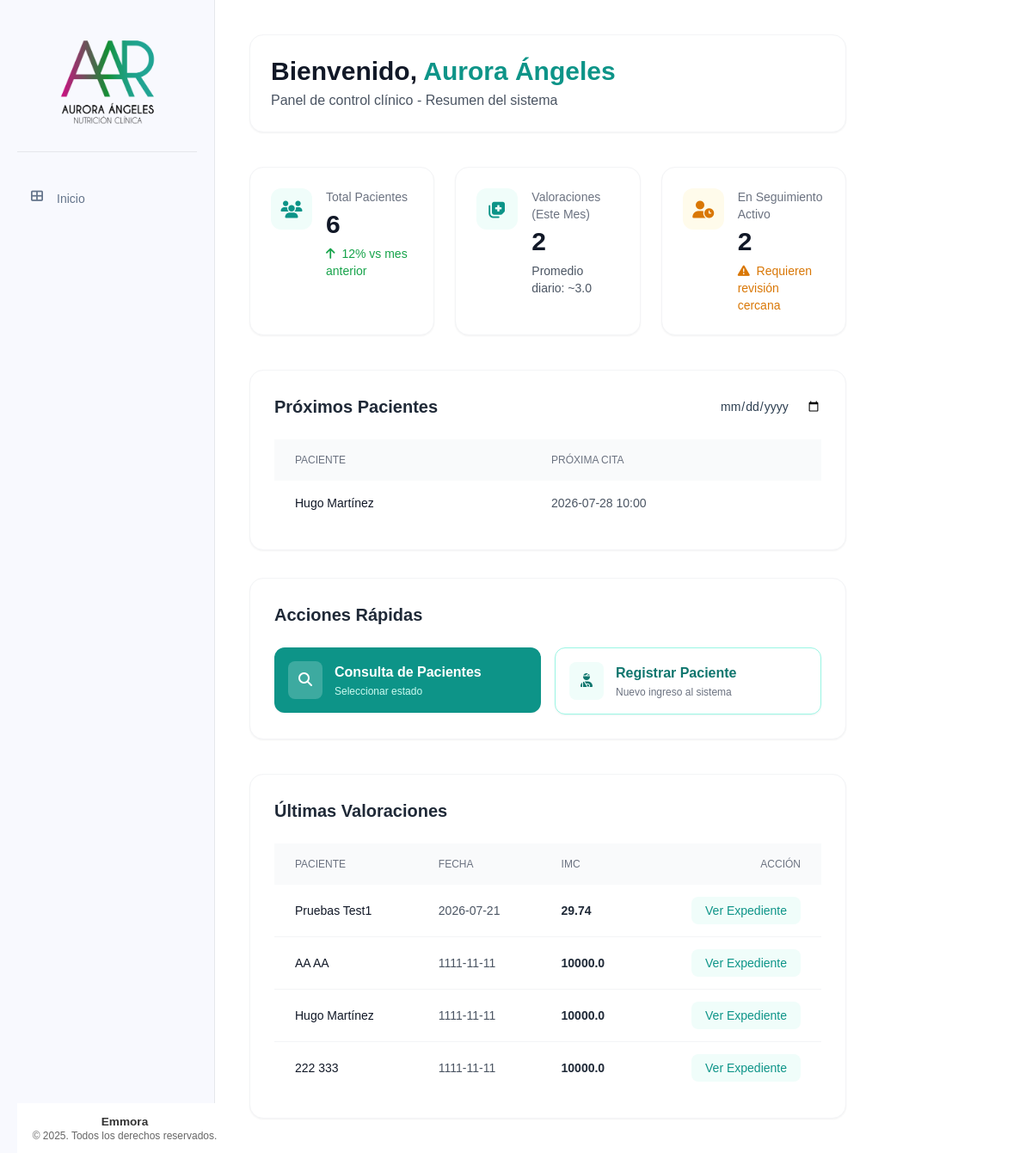
The page / on the database its author committed.
### tables this page shows
CREATE TABLE pacientes (
    id INTEGER PRIMARY KEY AUTOINCREMENT,
    nombre TEXT NOT NULL,
    apellido_paterno TEXT NOT NULL,
    apellido_materno TEXT NOT NULL,
    fecha_nacimiento DATE NOT NULL,
    telefono TEXT NOT NULL,
    correo TEXT UNIQUE NOT NULL,
    ciudad TEXT NOT NULL,
    fecha_registro TIMESTAMP DEFAULT CURRENT_TIMESTAMP,
    status TEXT NOT NULL DEFAULT 'activo' CHECK (status IN ('activo', 'inactivo'))
);

CREATE TABLE valoracion_antropometrica (
    id INTEGER PRIMARY KEY AUTOINCREMENT,
    paciente_id INTEGER NOT NULL,
    numero_cita INTEGER NOT NULL,
    fecha DATE NOT NULL,
    estatura FLOAT NOT NULL,
    peso FLOAT NOT NULL,
    imc FLOAT NOT NULL,
    grasa FLOAT NOT NULL,
    cintura FLOAT NOT NULL,
    torax FLOAT NOT NULL,
    brazo FLOAT NOT NULL,
    cadera FLOAT NOT NULL,
    pierna FLOAT NOT NULL,
    pantorrilla FLOAT NOT NULL,
    tension_arterial TEXT NOT NULL,
    frecuencia_cardiaca INTEGER NOT NULL,
    bicep FLOAT NOT NULL,
    tricep FLOAT NOT NULL,
    suprailiaco FLOAT NOT NULL,
    subescapular FLOAT NOT NULL,
    femoral FLOAT,
    porcentaje_grasa TEXT NOT NULL,
    --porcentaje_grasa_fem FLOAT NOT NULL,
    ultima_dieta TEXT,
    FOREIGN KEY (paciente_id) REFERENCES pacientes (id)
);

### app/controllers/main.py (the view)
@main.route('/')
def index():
    total_pacientes = Paciente.contar_activos()
    valoraciones_mes = ValoracionAntropometrica.contar_mes_vigente()
    pacientes_seguimiento = Paciente.contar_en_seguimiento()
    proximos_pacientes = Paciente.obtener_proximos(limite=5)
    actividad_reciente = ValoracionAntropometrica.obtener_recientes(limite=5)
    return render_template('base/index.html',
                           total_pacientes=total_pacientes,
                           valoraciones_mes=valoraciones_mes,
                           pacientes_seguimiento=pacientes_seguimiento,
                           proximos_pacientes=proximos_pacientes,
                           actividad_reciente=actividad_reciente)

### app/db.py (called while the page is built)
def get_db():
    if 'db' not in g:
        try:
            g.db = sqlite3.connect(
                'pacientes.db',
                detect_types=sqlite3.PARSE_DECLTYPES
            )
            g.db.row_factory = sqlite3.Row
        except sqlite3.Error as e:
            logger.error(f"Error crítico al conectar con la base de datos SQLite: {e}")
            raise e
    return g.db

def query_db(query, args=(), one=False):
    try:
        cur = get_db().execute(query, args)
        rv = cur.fetchall()
        cur.close()
        return (rv[0] if rv else None) if one else rv
    except sqlite3.Error as e:
        logger.error(f"Error al ejecutar query: {query}. Args: {args}. Detalle: {e}")
        raise e

### app/models/paciente.py (called while the page is built)
    @staticmethod
    def contar_activos():
        return query_db("SELECT COUNT(*) as total FROM pacientes WHERE status = 'activo'", one=True)['total']

    @staticmethod
    def contar_en_seguimiento():
        return query_db('''
            SELECT COUNT(*) as total
            FROM (
                SELECT paciente_id
                FROM valoracion_antropometrica
                GROUP BY paciente_id
                HAVING COUNT(*) > 1
            )
        ''', one=True)['total']

    @staticmethod
    def obtener_proximos(limite=5):
        return query_db('''
            SELECT p.nombre, p.apellido_paterno, (c.fecha || ' ' || c.hora) as proxima_cita
            FROM pacientes p
            JOIN citas c ON p.id = c.paciente_id
            WHERE (c.fecha || ' ' || c.hora) >= datetime('now')
            ORDER BY c.fecha ASC, c.hora ASC
            LIMIT ?
        ''', [limite])

### app/models/valoracion_antropometrica.py (called while the page is built)
    @staticmethod
    def contar_mes_vigente():
        return query_db('''
            SELECT COUNT(*) as total
            FROM valoracion_antropometrica
            WHERE strftime('%Y-%m', fecha) = strftime('%Y-%m', 'now')
        ''', one=True)['total']

    @staticmethod
    def obtener_recientes(limite=5):
        return query_db('''
            SELECT va.*, p.nombre, p.apellido_paterno
            FROM valoracion_antropometrica va
            JOIN pacientes p ON va.paciente_id = p.id
            WHERE va.id IN (
                SELECT id FROM valoracion_antropometrica
                WHERE id IN (
                    SELECT MAX(id) FROM valoracion_antropometrica GROUP BY paciente_id
                )
            )
            ORDER BY va.fecha DESC
            LIMIT ?
        ''', [limite])

### app/templates/base/index.html (shortened to what this page needs)
{% extends "base/base.html" %}
{% block content %}
<header class="flex flex-col md:flex-row md:items-center justify-between gap-4 bg-white p-6 rounded-2xl shadow-sm border border-gray-100">
    <div>
        <h1 class="text-3xl font-bold text-gray-900">Bienvenido, <span class="text-teal-600">Aurora Ángeles</span></h1>
        <p class="text-gray-600 mt-1">Panel de control clínico - Resumen del sistema</p>
    </div>
</header>
<section class="grid grid-cols-1 sm:grid-cols-2 lg:grid-cols-3 gap-6">
    <article class="bg-white p-6 rounded-2xl shadow-sm border border-gray-100 flex items-start gap-4 transform hover:scale-[1.02] transition-transform duration-300">
        <div class="p-3 rounded-xl bg-teal-50 text-teal-600">
            <i class="fas fa-users fa-lg w-6 h-6 flex items-center justify-center"></i>
        </div>
        <div>
            <p class="text-sm font-medium text-gray-500">Total Pacientes</p>
            <h3 class="text-3xl font-bold text-gray-900 mt-1">{{ total_pacientes }}</h3>
            <p class="text-sm text-green-600 mt-1.5">
                <i class="fas fa-arrow-up mr-1"></i> 12% vs mes anterior
            </p>
        </div>
    </article>
    <article class="bg-white p-6 rounded-2xl shadow-sm border border-gray-100 flex items-start gap-4 transform hover:scale-[1.02] transition-transform duration-300">
        <div class="p-3 rounded-xl bg-teal-50 text-teal-600">
            <i class="fas fa-notes-medical fa-lg w-6 h-6 flex items-center justify-center"></i>
        </div>
        <div>
            <p class="text-sm font-medium text-gray-500">Valoraciones (Este Mes)</p>
            <h3 class="text-3xl font-bold text-gray-900 mt-1">{{ valoraciones_mes }}</h3>
            <p class="text-sm text-gray-600 mt-1.5">
                Promedio diario: ~3.0
            </p>
        </div>
    </article>
    <article class="bg-white p-6 rounded-2xl shadow-sm border border-gray-100 flex items-start gap-4 transform hover:scale-[1.02] transition-transform duration-300">
        <div class="p-3 rounded-xl bg-amber-50 text-amber-600">
            <i class="fas fa-user-clock fa-lg w-6 h-6 flex items-center justify-center"></i>
        </div>
        <div>
            <p class="text-sm font-medium text-gray-500">En Seguimiento Activo</p>
            <h3 class="text-3xl font-bold text-gray-900 mt-1">{{ pacientes_seguimiento }}</h3>
            <p class="text-sm text-amber-600 mt-1.5">
                <i class="fas fa-exclamation-triangle mr-1"></i> Requieren revisión cercana
            </p>
        </div>
    </article>
</section>
<section class="grid grid-cols-1 xl:grid-cols-3 gap-8 items-start">
    <div class="xl:col-span-2 bg-white p-7 rounded-2xl shadow-sm border border-gray-100">
        <div class="flex items-center justify-between mb-6">
            <h2 class="text-xl font-semibold text-gray-800">Próximos Pacientes</h2>
            <input type="date" class="text-sm border-gray-200 rounded-lg focus:ring-teal-500 focus:border-teal-500">
        </div>
        <div class="overflow-x-auto">
            <table class="w-full text-sm text-left">
                <thead class="text-xs text-gray-500 uppercase bg-gray-50 rounded-lg">
                    <tr>
                        <th class="px-6 py-4 font-medium">Paciente</th>
                        <th class="px-6 py-4 font-medium">Próxima Cita</th>
                    </tr>
                </thead>
                <tbody class="divide-y divide-gray-100">
                    {% for p in proximos_pacientes %}
                    <tr class="bg-white hover:bg-gray-50/50 transition-colors">
                        <td class="px-6 py-4 font-medium text-gray-900">{{ p.nombre }} {{ p.apellido_paterno }}</td>
                        <td class="px-6 py-4 text-gray-600">{{ p.proxima_cita }}</td>
                    </tr>
                    {% endfor %}
                </tbody>
            </table>
        </div>
    </div>
    <aside class="bg-white p-7 rounded-2xl shadow-sm border border-gray-100 space-y-6">
        <h2 class="text-xl font-semibold text-gray-800">Acciones Rápidas</h2>
        <div class="grid grid-cols-1 sm:grid-cols-2 xl:grid-cols-1 gap-4">
            <div x-data="{ modalOpen: false }">
                <button @click="modalOpen = true" class="flex items-center gap-3.5 p-4 w-full bg-teal-600 hover:bg-teal-700 text-white rounded-xl transition duration-150 shadow-sm hover:shadow text-left">
                    <div class="bg-white/20 p-2.5 rounded-lg">
                        <i class="fas fa-search fa-fw"></i>
                    </div>
                    <div>
                        <span class="font-semibold block">Consulta de Pacientes</span>
                        <span class="text-xs text-teal-100 block mt-0.5">Seleccionar estado</span>
                    </div>
                </button>
            </div>
            <a href="{{ url_for('pacientes.nuevo_paciente') }}" class="flex items-center gap-3.5 p-4 w-full bg-white hover:bg-gray-50 text-teal-700 border border-teal-200 rounded-xl transition duration-150 shadow-sm hover:shadow text-left">
                <div class="bg-teal-50 p-2.5 rounded-lg">
                    <i class="fas fa-user-injured fa-fw"></i>
                </div>
                <div>
                    <span class="font-semibold block">Registrar Paciente</span>
                    <span class="text-xs text-gray-500 block mt-0.5">Nuevo ingreso al sistema</span>
                </div>
            </a>
        </div>
    </aside>
</section>
<section class="bg-white p-7 rounded-2xl shadow-sm border border-gray-100">
    <div class="mb-6">
        <h2 class="text-xl font-semibold text-gray-800">Últimas Valoraciones</h2>
    </div>
    <div class="overflow-x-auto relative no-scrollbar">
        <table class="w-full text-sm text-left">
            <thead class="text-xs text-gray-500 uppercase bg-gray-50 rounded-lg">
                <tr>
                    <th scope="col" class="px-6 py-4 font-medium">Paciente</th>
                    <th scope="col" class="px-6 py-4 font-medium">Fecha</th>
                    <th scope="col" class="px-6 py-4 font-medium">IMC</th>
                    <th scope="col" class="px-6 py-4 font-medium text-right">Acción</th>
                </tr>
            </thead>
            <tbody class="divide-y divide-gray-100">
                {% for val in actividad_reciente %}
                <tr class="bg-white hover:bg-gray-50/50 transition-colors">
                    <td class="px-6 py-5 font-medium text-gray-900">
                        {{ val.nombre }} {{ val.apellido_paterno }}
                    </td>
                    <td class="px-6 py-5 text-gray-600">{{ val.fecha }}</td>
                    <td class="px-6 py-5 font-semibold text-gray-800">{{ val.imc }}</td>
                    <td class="px-6 py-5 text-right">
                        <a href="{{ url_for('pacientes.detalle_paciente', id=val.paciente_id) }}" class="text-teal-600 hover:text-teal-900 font-medium bg-teal-50 hover:bg-teal-100 px-4 py-2 rounded-lg transition">Ver Expediente</a>
                    </td>
                </tr>
                {% endfor %}
            </tbody>
        </table>
    </div>
</section>
{% endblock %}

### app/static/css/components/_tables.css (style rules this page uses)
.text-right { text-align: right; }

### app/static/css/style.css (style rules this page uses)
body { font-family: Arial, sans-serif; margin: 0; padding: 0; color: #2c3e50; }
.text-right { text-align: right; }

### rows shown on the page
pacientes: nombre "Hugo", apellido_paterno "Martínez", proxima_cita "2026-07-28 10:00"
valoracion_antropometrica: nombre "Pruebas", apellido_paterno "Test1", fecha "2026-07-21", imc "29.74"
valoracion_antropometrica: nombre "AA", apellido_paterno "AA", fecha "1111-11-11", imc "10000.0"
valoracion_antropometrica: nombre "Hugo", apellido_paterno "Martínez", fecha "1111-11-11", imc "10000.0"
valoracion_antropometrica: nombre "222", apellido_paterno "333", fecha "1111-11-11", imc "10000.0"

### other values the page prints
{{ total_pacientes }} "6"
{{ valoraciones_mes }} "2"
{{ pacientes_seguimiento }} "2"
